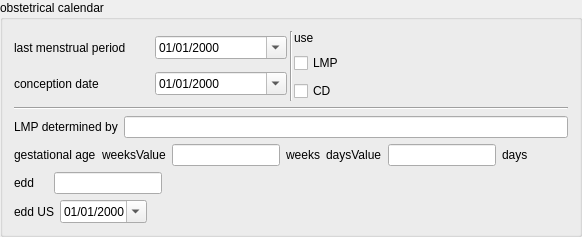
    <widget class="QGroupBox" name="obstetricalCalendarGroupBox">
     <property name="title">
      <string>obstetrical calendar</string>
     </property>
     <layout class="QVBoxLayout" name="verticalLayout_6">
      <item>
       <layout class="QHBoxLayout" name="horizontalLayout_14">
        <property name="spacing">
         <number>1</number>
        </property>
        <property name="leftMargin">
         <number>0</number>
        </property>
        <item>
         <layout class="QVBoxLayout" name="verticalLayout_18">
          <property name="spacing">
           <number>8</number>
          </property>
          <property name="rightMargin">
           <number>2</number>
          </property>
          <item>
           <layout class="QHBoxLayout" name="lmpHorizontalLayout">
            <item>
             <widget class="QLabel" name="lastMenstrualPeriodLabel">
              <property name="text">
               <string>last menstrual period</string>
              </property>
             </widget>
            </item>
            <item>
             <widget class="QDateEdit" name="lastMenstrualPeriodDateEdit">
              <property name="locale">
               <locale language="French" country="Madagascar"/>
              </property>
              <property name="correctionMode">
               <enum>QAbstractSpinBox::CorrectToNearestValue</enum>
              </property>
              <property name="dateTime">
               <datetime>
                <hour>0</hour>
                <minute>0</minute>
                <second>0</second>
                <year>2000</year>
                <month>1</month>
                <day>1</day>
               </datetime>
              </property>
              <property name="displayFormat">
               <string>dd/MM/yyyy</string>
              </property>
              <property name="calendarPopup">
               <bool>true</bool>
              </property>
             </widget>
            </item>
           </layout>
          </item>
          <item>
           <layout class="QHBoxLayout" name="conceptionHorizontalLayout">
            <item>
             <widget class="QLabel" name="conceptionDateLabel">
              <property name="text">
               <string>conception date</string>
              </property>
             </widget>
            </item>
            <item>
             <widget class="QDateEdit" name="conceptionDateDateEdit">
              <property name="locale">
               <locale language="French" country="Madagascar"/>
              </property>
              <property name="showGroupSeparator" stdset="0">
               <bool>false</bool>
              </property>
              <property name="minimumDate">
               <date>
                <year>1790</year>
                <month>9</month>
                <day>1</day>
               </date>
              </property>
              <property name="displayFormat">
               <string>dd/MM/yyyy</string>
              </property>
              <property name="calendarPopup">
               <bool>true</bool>
              </property>
              <property name="currentSectionIndex">
               <number>0</number>
              </property>
             </widget>
            </item>
           </layout>
          </item>
         </layout>
        </item>
        <item>
         <widget class="Line" name="line_2">
          <property name="orientation">
           <enum>Qt::Vertical</enum>
          </property>
         </widget>
        </item>
        <item>
         <layout class="QVBoxLayout" name="verticalLayout_17">
          <property name="spacing">
           <number>8</number>
          </property>
          <item>
           <widget class="QLabel" name="useLmpDateOfConceptionLabel">
            <property name="sizePolicy">
             <sizepolicy hsizetype="Preferred" vsizetype="Preferred">
              <horstretch>0</horstretch>
              <verstretch>0</verstretch>
             </sizepolicy>
            </property>
            <property name="text">
             <string>use</string>
            </property>
           </widget>
          </item>
          <item>
           <widget class="QCheckBox" name="useLmpCheck">
            <property name="text">
             <string>LMP</string>
            </property>
           </widget>
          </item>
          <item>
           <widget class="QCheckBox" name="useDateOfConceptionCheck">
            <property name="text">
             <string>CD</string>
            </property>
           </widget>
          </item>
         </layout>
        </item>
       </layout>
      </item>
      <item>
       <widget class="Line" name="line">
        <property name="orientation">
         <enum>Qt::Horizontal</enum>
        </property>
       </widget>
      </item>
      <item>
       <layout class="QHBoxLayout" name="horizontalLayout_15">
        <property name="sizeConstraint">
         <enum>QLayout::SetMinimumSize</enum>
        </property>
        <item>
         <widget class="QLabel" name="lmpDeterminedByLabel">
          <property name="text">
           <string>LMP determined by</string>
          </property>
         </widget>
        </item>
        <item>
         <layout class="QHBoxLayout" name="lmpDeterminedByRadioLayout"/>
        </item>
        <item>
         <widget class="QLineEdit" name="lmpDeterminedByLineEdit">
          <property name="sizePolicy">
           <sizepolicy hsizetype="MinimumExpanding" vsizetype="Fixed">
            <horstretch>0</horstretch>
            <verstretch>0</verstretch>
           </sizepolicy>
          </property>
         </widget>
        </item>
       </layout>
      </item>
      <item>
       <layout class="QHBoxLayout" name="horizontalLayout_17">
        <item>
         <widget class="QLabel" name="gestationalAgeHelpTextLabel">
          <property name="text">
           <string>gestational age</string>
          </property>
         </widget>
        </item>
        <item>
         <widget class="QLabel" name="trimester2CurrentWeeksAmenorrhoeaWeeksValueLabel">
          <property name="text">
           <string>weeksValue</string>
          </property>
         </widget>
        </item>
        <item>
         <widget class="QLineEdit" name="trimester2CurrentWeeksAmenorrhoeaWeeksValueLineEdit">
          <property name="sizePolicy">
           <sizepolicy hsizetype="Minimum" vsizetype="Fixed">
            <horstretch>0</horstretch>
            <verstretch>0</verstretch>
           </sizepolicy>
          </property>
         </widget>
        </item>
        <item>
         <widget class="QLabel" name="currentWeeksAmenorrhoeaWeeksLabel">
          <property name="text">
           <string>weeks</string>
          </property>
         </widget>
        </item>
        <item>
         <widget class="QLabel" name="trimester2CurrentWeeksAmenorrhoeaDaysValueLabel">
          <property name="text">
           <string>daysValue</string>
          </property>
         </widget>
        </item>
        <item>
         <widget class="QLineEdit" name="trimester2CurrentWeeksAmenorrhoeaDaysValueLineEdit"/>
        </item>
        <item>
         <widget class="QLabel" name="currentWeeksAmenorrhoeaDaysLabel">
          <property name="text">
           <string>days</string>
          </property>
         </widget>
        </item>
        <item>
         <spacer name="horizontalSpacer_3">
          <property name="orientation">
           <enum>Qt::Horizontal</enum>
          </property>
          <property name="sizeHint" stdset="0">
           <size>
            <width>40</width>
            <height>20</height>
           </size>
          </property>
         </spacer>
        </item>
       </layout>
      </item>
      <item>
       <layout class="QHBoxLayout" name="eddHorizontalLayout">
        <item>
         <widget class="QLabel" name="eddLabel">
          <property name="text">
           <string>edd</string>
          </property>
         </widget>
        </item>
        <item>
         <widget class="QLabel" name="eddValueLabel">
          <property name="text">
           <string/>
          </property>
         </widget>
        </item>
        <item>
         <widget class="QLineEdit" name="eddValueLineEdit">
          <property name="sizePolicy">
           <sizepolicy hsizetype="Preferred" vsizetype="Fixed">
            <horstretch>0</horstretch>
            <verstretch>0</verstretch>
           </sizepolicy>
          </property>
          <property name="readOnly">
           <bool>true</bool>
          </property>
         </widget>
        </item>
        <item>
         <spacer name="horizontalSpacer_2">
          <property name="orientation">
           <enum>Qt::Horizontal</enum>
          </property>
          <property name="sizeHint" stdset="0">
           <size>
            <width>40</width>
            <height>20</height>
           </size>
          </property>
         </spacer>
        </item>
       </layout>
      </item>
      <item>
       <layout class="QHBoxLayout" name="horizontalLayout_3">
        <item>
         <widget class="QLabel" name="eddUsLabel">
          <property name="text">
           <string>edd US</string>
          </property>
         </widget>
        </item>
        <item>
         <widget class="QDateEdit" name="eddUsDateEdit">
          <property name="displayFormat">
           <string>dd/MM/yyyy</string>
          </property>
          <property name="calendarPopup">
           <bool>true</bool>
          </property>
         </widget>
        </item>
        <item>
         <spacer name="horizontalSpacer_13">
          <property name="orientation">
           <enum>Qt::Horizontal</enum>
          </property>
          <property name="sizeHint" stdset="0">
           <size>
            <width>40</width>
            <height>20</height>
           </size>
          </property>
         </spacer>
        </item>
       </layout>
      </item>
     </layout>
    </widget>
